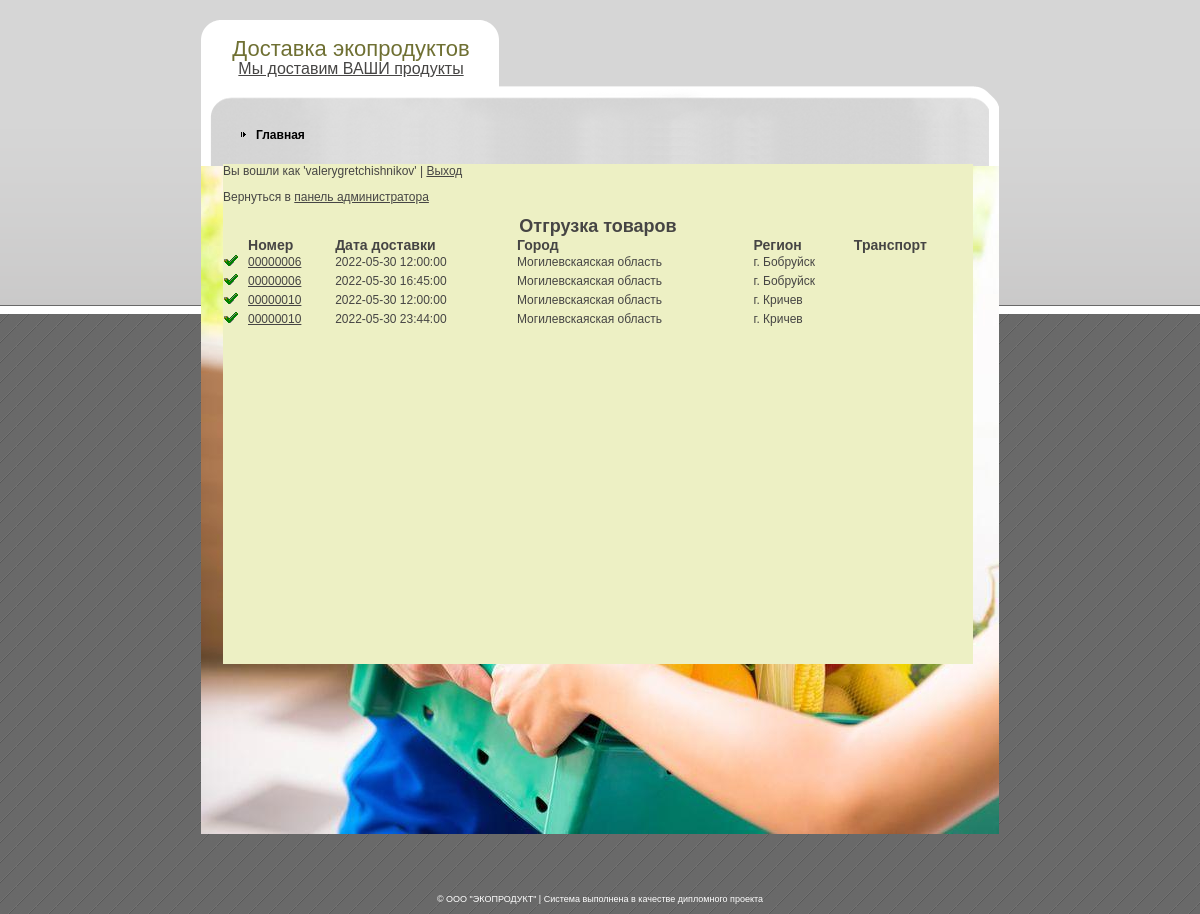
The app's page /admin_shipment.php (signed in), older data.
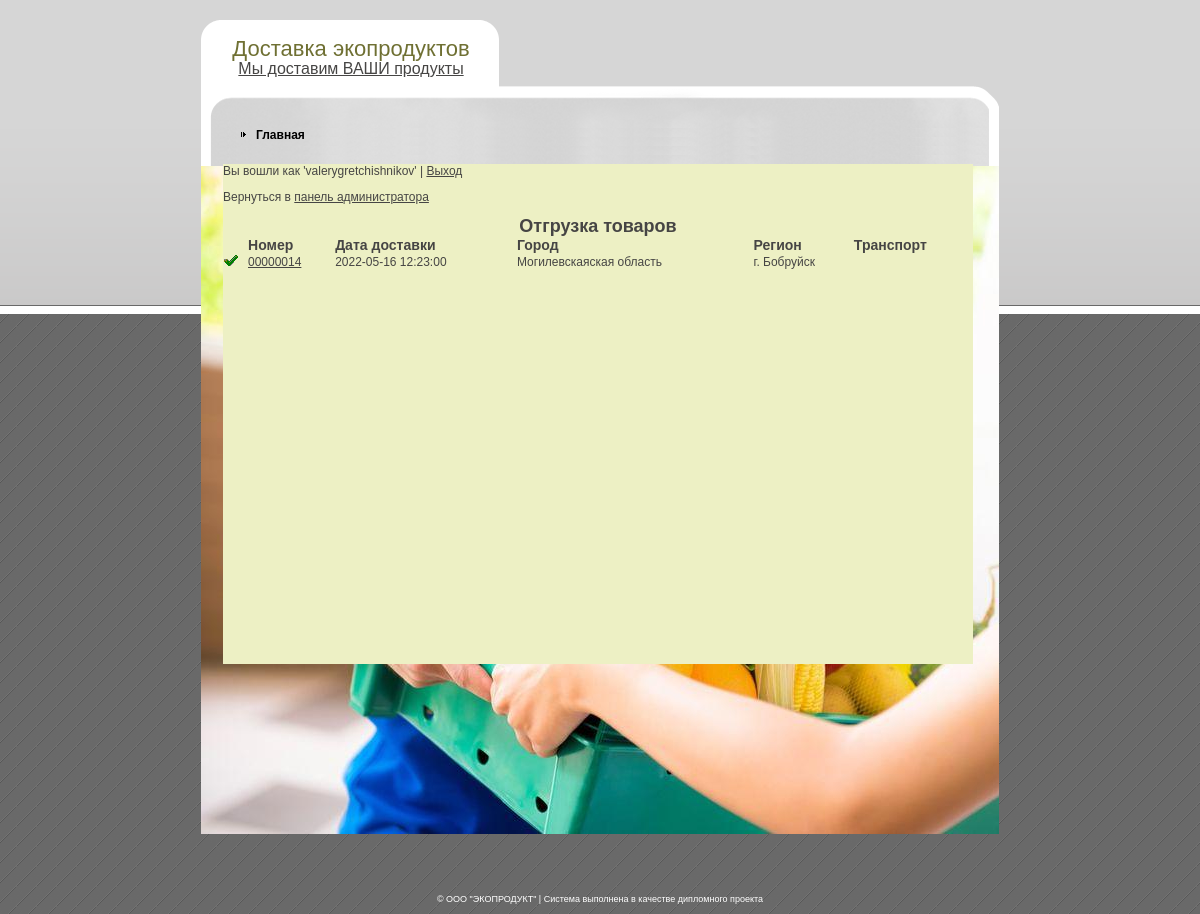
The same page, newer data.
### tables this page shows
CREATE TABLE IF NOT EXISTS `nakls` (
  `id` int(11) NOT NULL AUTO_INCREMENT,
  `id_order` int(11) NOT NULL,
  `number` varchar(8) NOT NULL,
  PRIMARY KEY (`id`),
  KEY `id_order_2` (`id_order`)
);

CREATE TABLE IF NOT EXISTS `orders` (
  `id` int(11) NOT NULL AUTO_INCREMENT,
  `id_customer` int(11) NOT NULL,
  `id_address` int(11) NOT NULL,
  `id_status` int(11) NOT NULL,
  `delivery_date` datetime NOT NULL,
  `creation_date` datetime NOT NULL,
  PRIMARY KEY (`id`),
  KEY `id_customer` (`id_customer`),
  KEY `id_address` (`id_address`),
  KEY `id_status` (`id_status`)
);

CREATE TABLE IF NOT EXISTS `region` (
  `id` int(11) NOT NULL AUTO_INCREMENT,
  `region` varchar(50) NOT NULL,
  PRIMARY KEY (`id`)
);

CREATE TABLE IF NOT EXISTS `points` (
  `id` int(11) NOT NULL AUTO_INCREMENT,
  `point` varchar(50) NOT NULL,
  `idregion` int(11) NOT NULL,
  `is_region_center` tinyint(1) NOT NULL,
  PRIMARY KEY (`id`),
  KEY `idregion` (`idregion`)
);

### lib_db.php (called while the page is built, shortened)
<?php
function dataBaseToArray($resultat)
{
    $array = array();
    while($row = mysql_fetch_assoc($resultat))
	{
        $array[] = $row;
    }
    return $array;
}
function getNaklsForShipment()
{
    $sql = "SELECT n.number, n.id_order, r.id as id_region, r.region, o.delivery_date, p.point, o.id_status
            FROM nakls n
            JOIN orders o ON o.id = n.id_order
            JOIN addresses a ON a.id = o.id_address
            JOIN points p ON p.id = a.id_point
            JOIN region r ON r.id = p.idregion
            WHERE o.id_status IN (2, 6)";
    $resultat = mysql_query($sql) or die(mysql_error());
    return dataBaseToArray($resultat);
}
			$error = 1;?>

### admin_shipment.php (the view, shortened to what this page needs)
<?php
require "lib_db.php";
?>
<!DOCTYPE html PUBLIC "-//W3C//DTD XHTML 1.0 Strict//EN" "http://www.w3.org/TR/xhtml1/DTD/xhtml1-strict.dtd">
<html xmlns="http://www.w3.org/1999/xhtml" xml:lang="en" lang="en">
<head>
    <link rel="stylesheet" href="style.css" type="text/css" charset="utf-8" />
</head>
<body>
<div id="outer">
    <div id="wrapper">
        <div id="body-bot">
            <div id="body-top">
                <div id="logo">
                    <h1>Доставка экопродуктов</h1>
                    <p><a href="adminform.php" target="_parent">Мы доставим ВАШИ продукты</a></p>
                </div>
                <div id="nav">
                    <ul>
                        <li><a href="index.php">Главная</a></li>
                    </ul>
                </div>
                <div id="gboxm">
                    <?php
                    $login = $_SESSION['login'];
                    $password = $_SESSION['password'];
                    if(empty($login) and empty($password))
                    {
                        echo "<h2>Ошибка!</h2>";
                        echo "<p>Необходимо пройти авторизацию | <a href='adminform.php'>Вход</a></p>";
                    }
                    else
                    {
                    echo "<p>Вы вошли как '$login' | <a href='../exit.php'>Выход</a></p>";
                    echo "<p>Вернуться в <a href='adminform.php'>панель администратора</a></p>";?>
                    <h2><center>Отгрузка товаров</center></h2>
                    <table border="0" cellpadding="0" cellspacing="0" width="100%">
                        <tr>
                            <td width=25></td>
                            <td><h3>Номер</h3></td>
                            <td><h3>Дата доставки</h3></td>
                            <td><h3>Город</h3></td>
                            <td><h3>Регион</h3></td>
                            <td><h3>Транспорт</h3></td>
                        </tr>
                        <?
                        $nakls = getNaklsForShipment();
                        foreach($nakls as $nakl)
                        {?>
                            <tr>
                                <td><a href="edit_tripf.php?id=<?=$nakl["id_order"]?>"><img src="images/logos/edit.ico" alt="edit" /></a></td>
                                <td><a href="order_details.php?id=<?=$nakl["id_order"]?>&status=<?=$nakl["id_status"]?>"><?=$nakl["number"]?></a></td>
                                <td><?=$nakl["delivery_date"]?></td>
                                <td><?=$nakl["region"]?></td>
                                <td><?=$nakl["point"]?></td>
                            </tr>
                        <?}
                        echo "</table>";
                        }?>
                </div>
            </div>
        </div>
    </div>
</div>
<div id="copyright"> &copy; ООО "ЭКОПРОДУКТ" | Система выполнена в качестве дипломного проекта</div>
</body>
</html>

### style.css (style rules this page uses)
html, body, h1, h2, h3, h4 { margin: 0; padding: 0; }
img { border: 0; }
a { color: #464544; }
body { background: url(images/logos/page_bg.gif); text-align: center; font: 12px arial, sans-serif; color: #464544; padding-bottom: 10px; }
#outer { background: top left url(images/logos/page_bg_top.gif) repeat-x; padding-top: 20px; }
#wrapper { text-align: left; margin: auto; width: 798px; position: relative; background: url(images/logos/body_bg.gif) repeat-y; }
#body-bot { background: bottom left url(images/logos/body_bg_bot.jpg) no-repeat; }
#body-top { background: url(images/logos/body_bg_top.gif) no-repeat; min-height: 800px; _height: 800px; padding-bottom: 14px; }
#logo { width: 25em; text-align: center; }
#logo h1 { color: #6F7033; font: 22px "Arial narrow", arial, sans-serif; line-height: 1; padding-top: 0.8em; }
#logo p { color: #464544; font: 16px "Arial narrow", arial, sans-serif; margin: 0; }
#nav { margin-top: 50px; }
#nav li { list-style: none; float: left; background: left center url(images/logos/arr.gif) no-repeat; padding-left: 15px; padding-right: 20px; }
#nav a { color: #000; text-decoration: none; font-weight: bold; }
#gboxm { width: 750px; min-height: 500px; margin-top: 22px; margin-left: 22px; margin-bottom: 22px; background-color: #EDF0C4; }
#copyright { font-size: 9px; color: #fff; margin-top: 60px; }

Row changes from the older to the newer data that the page shows:
removed nakls: number "00000006", id_order.delivery_date "2022-05-30 12:00:00", region.region "Могилевскаяская область", points.point "г. Бобруйск"
removed nakls: number "00000006", id_order.delivery_date "2022-05-30 16:45:00", region.region "Могилевскаяская область", points.point "г. Бобруйск"
removed nakls: number "00000010", id_order.delivery_date "2022-05-30 12:00:00", region.region "Могилевскаяская область", points.point "г. Кричев"
removed nakls: number "00000010", id_order.delivery_date "2022-05-30 23:44:00", region.region "Могилевскаяская область", points.point "г. Кричев"
added nakls: number "00000014", id_order.delivery_date "2022-05-16 12:23:00", region.region "Могилевскаяская область", points.point "г. Бобруйск"
